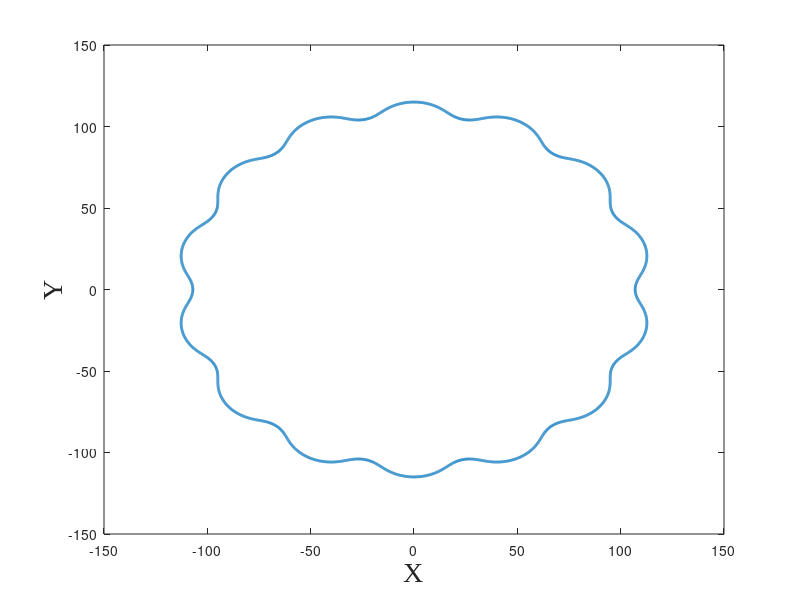

This figure's MATLAB source: (Note: this script raises an error after producing the figure.)

clear;
clc;
close all;


%%%%%%%%%%%%%%%%%%%%%%%%%%%%%%%%%%%%%%%%%%%%%%%%%%%%%%%%%%%%%%%%%%%%%%%%%%%%%%%%%%%%%%%%%%%%%%%%%%%%%%%%%%%%%%%%%%%%%%%%%%%%%%%%%%%%%%%%%%%%%%%%%%%%%%%%%%%%%%%%%%%%%%%%%%%%%%
%參數
%%%%%%%%%%%%%%%%%%%%%%%%%%%%%%%%%%%%%%%%%%%%%%%%%%%%%%%%%%%%%%%%%%%%%%%%%%%%%%%%%%%%%%%%%%%%%%%%%%%%%%%%%%%%%%%%%%%%%%%%%%%%%%

%       !!!!!!!!!!!!!!!!!!!  (R/(N*E)) > 1  !!!!!!!!!!!!!!!!!!!!!!

N = 15 ;%Number of rollers
Rr = 9 ;%Radius of the roller
R = 120 ;%Radius of the rollers PCD (Pitch Circle Diamater)
E =4 ;% Eccentricity - offset from input shaft to a cycloidal disk
Q = E*N;

%%%%%%%%%%%%%%%%%%%%%%%%%%%%%%%%%%%%%%%%%%%%%%%%%%%%%%%%%%%%%%%%%%%%%%%%%%%%%%%%%%%%%%%%%%%%%%%%%%%%%%%%%%%%%%%%%%%%%%%%%%%%%%%%%%%%%%%%%%%%%%%%%%%%%%%%%%%%%%%%%%%%%%%%%%%%%%
%作圖
%%%%%%%%%%%%%%%%%%%%%%%%%%%%%%%%%%%%%%%%%%%%%%%%%%%%%%%%%%%%%%%%%%%%%%%%%%%%%%%%%%%%%%%%%%%%%%%%%%%%%%%%%%%%%%%%%%%%%%%%%%%%%%


CUT = 10;%切割倍數
tick = 20;
SHOW = sprintf("N = %d, Rr = %d, R = %d, E = %d", N, Rr, R, E);


%%%%%%%%%%%%%%%%%%%%%%%%%%%%%%%%%%%%%%%%%%%%%%%%%%%%%%%%%%%%%%%%%%%%%%%%%%%%%%%%%%%%%%%%%%%%%%%%%%%%%%%%%%%%%%%%%%%%%%%%%%%%%%%%%%%%%%%%%%%%%%%%%%%%%%%%%%%%%%%%%%%%%%%%%%%%%%
%計算曲率中心和接觸點
%%%%%%%%%%%%%%%%%%%%%%%%%%%%%%%%%%%%%%%%%%%%%%%%%%%%%%%%%%%%%%%%%%%%%%%%%%%%%%%%%%%%%%%%%%%%%%%%%%%%%%%%%%%%%%%%%%%%%%%%%%%%%%

for i = 1 : 1 : ((360*CUT)+1)

    t(i) = i / (180*CUT) * pi;

    phi(i) = atan(sin((1-N)*t(i))/((R/(E*N))-cos((1-N)*t(i))));
   
    
    L(i) = (R^2+Q^2-2*R*Q*cos((1-N)*t(i)))^0.5 - Rr;

    X(i) = cos(N*t(i))*E*(N-1) + cos(t(i)+phi(i))*(L(i));
    Y(i) = -sin(N*t(i))*E*(N-1) - sin(t(i)+phi(i))*(L(i));

end


%%%%%%%%%%%%%%%%%%%%%%%%%%%%%%%%%%%%%%%%%%%%%%%%%%%%%%%%%%%%%%%%%%%%%%%%%%%%%%%%%%%%%%%%%%%%%%%%%%%%%%%%%%%%%%%%%%%%%%%%%%%%%%%%%%%%%%%%%%%%%%%%%%%%%%%%%%%%%%%%%%%%%%%%%%%%%%
%繪製擺線輪輪廓
%%%%%%%%%%%%%%%%%%%%%%%%%%%%%%%%%%%%%%%%%%%%%%%%%%%%%%%%%%%%%%%%%%%%%%%%%%%%%%%%%%%%%%%%%%%%%%%%%%%%%%%%%%%%%%%%%%%%%%%%%%%%%%


a = figure('Visible', 'on');
plot(X,Y,'LineWidth',2);
xlabel('X','fontname','Times New Roman','fontsize',20');
ylabel('Y','fontname','Times New Roman','fontsize',20');
title('擺線輪輪廓',SHOW);
axis equal;
xlim([-(R+2*Rr),(R+2*Rr)]);
ylim([-(R+2*Rr),(R+2*Rr)]);
xticks(-2*R:tick:2*R);
yticks(-2*R:tick:2*R);

box on;
grid on;
axis square;